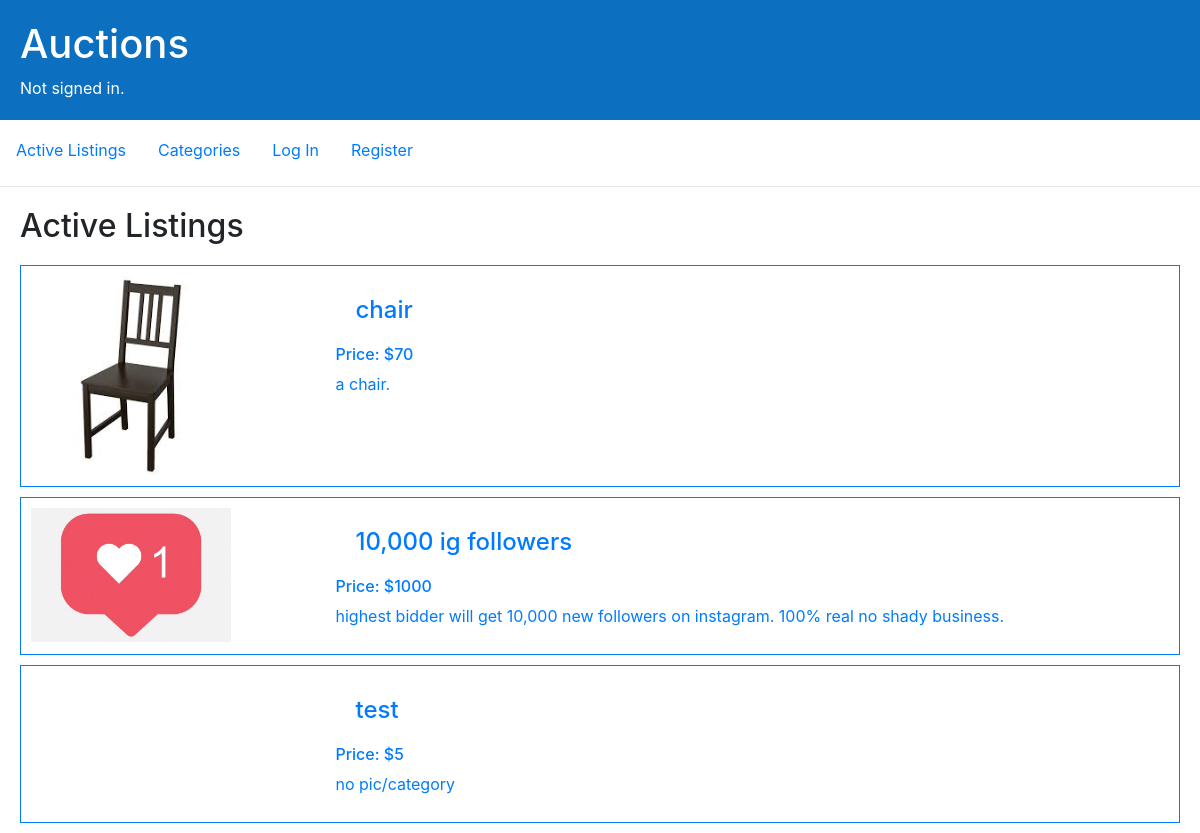
The page / on the database its author committed.
### auctions/models.py (models this page shows, shortened)
class Listing(models.Model):
    title = models.CharField(max_length=64)
    description = models.TextField(max_length=500)
    price = models.PositiveIntegerField()
    image = models.ImageField(upload_to="listing_images", blank=True, null=True)
    category = models.ForeignKey(Category, blank=True, null=True, on_delete=models.SET_NULL, related_name="listing")
    creator = models.ForeignKey('User', null=True, on_delete=models.CASCADE, related_name="listings")
    is_closed = models.BooleanField(default=False)

### auctions/views.py (the view)
# urls.py: path("", views.index, name="index"),
def index(request):
    return render(request, "auctions/index.html", {
        "listings": Listing.objects.filter(is_closed=False)
    })

### auctions/templates/auctions/index.html (shortened to what this page needs)
{% extends "auctions/layout.html" %}
{% block body %}
    {% if name %}
        <h2>{{ name }}</h2>
    {% else %}
        <h2>Active Listings</h2>
    {% endif %}
    {% for listing in listings %}
      <a href="{% url 'view_listing' listing.id %}">
        <div class="listing_block">
            <div class="img_container">
            {% if listing.image %}
                <img src="{{ listing.image.url }}"/>
            {% endif %}
            </div>
            <div class="listing_info">
                <h4>{{ listing.title }}
                </h4>
                <h6>Price: ${{ listing.price }}</h6>
                <p>{{ listing.description }}</p>
            </div>
        </div>
      </a>
    {% empty %}
        <h4>No Listings!</h4>
    {% endfor %}
{% endblock %}

### auctions/templates/auctions/layout.html (shortened to what this page needs)
{% load static %}
<!DOCTYPE html>
<html lang="en">
    <head>
        <link rel="stylesheet" href="https://stackpath.bootstrapcdn.com/bootstrap/4.4.1/css/bootstrap.min.css">
        <link href="{% static 'auctions/styles.css' %}" rel="stylesheet">
    </head>
    <body>
        <div class="header">
        <h1>Auctions</h1>
            {% if user.is_authenticated %}
                Signed in as <strong>{{ user.username }}</strong>.
            {% else %}
                Not signed in.
            {% endif %}
        </div>
        <ul class="nav">
            <li class="nav-item">
                <a class="nav-link" href="{% url 'index' %}">Active Listings</a>
            </li>
            <li class="nav-item">
                <a class="nav-link" href="{% url 'view_categories' %}">Categories</a>
            </li>
            {% if user.is_authenticated %}
                <li class="nav-item">
                    <a class="nav-link" href="{% url 'watchlist' request.user.id %}">My Watchlist</a>
                </li>
                <li class="nav-item">
                    <a class="nav-link" href="{% url 'create_listing' %}">Add a Listing</a>
                </li>
                <li class="nav-item">
                    <a class="nav-link" href="{% url 'my_bids' request.user.id %}">My Bids</a>
                </li>
                <li class="nav-item">
                    <a class="nav-link" href="{% url 'my_listings' request.user.id %}">My Listings</a>
                </li>
                <li class="nav-item">
                    <a class="nav-link" href="{% url 'logout' %}">Log Out</a>
                </li>
            {% else %}
                <li class="nav-item">
                    <a class="nav-link" href="{% url 'login' %}">Log In</a>
                </li>
                <li class="nav-item">
                    <a class="nav-link" href="{% url 'register' %}">Register</a>
                </li>
            {% endif %}
        </ul>
        <hr>
        {% block body %}
        {% endblock %}
    </body>
</html>

### auctions/static/auctions/styles.css (style rules this page uses)
a { display: block; }
h2, h4 { margin: 20px; }
.header { background-color: #0C6FC0; color: #FFFFFF; overflow: hidden; padding:20px; }
.nav { margin-top: 10px; }
.listing_block { border: 1px solid; padding: 10px; margin: 10px 20px; }
.img_container { display: inline-block; width: 200px; }
img { max-height: 250px; max-width: 200px; }
.listing_info { height: 100%; margin-left: 100px; display: inline-block; vertical-align: top; }

### rows shown on the page
Listing: image (picture), title "chair", price "70", description "a chair."
Listing: image (picture), title "10,000 ig followers", price "1000", description "highest bidder will get 10,000 new followers on instagram. 100% real no shady business."
Listing: title "test", price "5", description "no pic/category"
